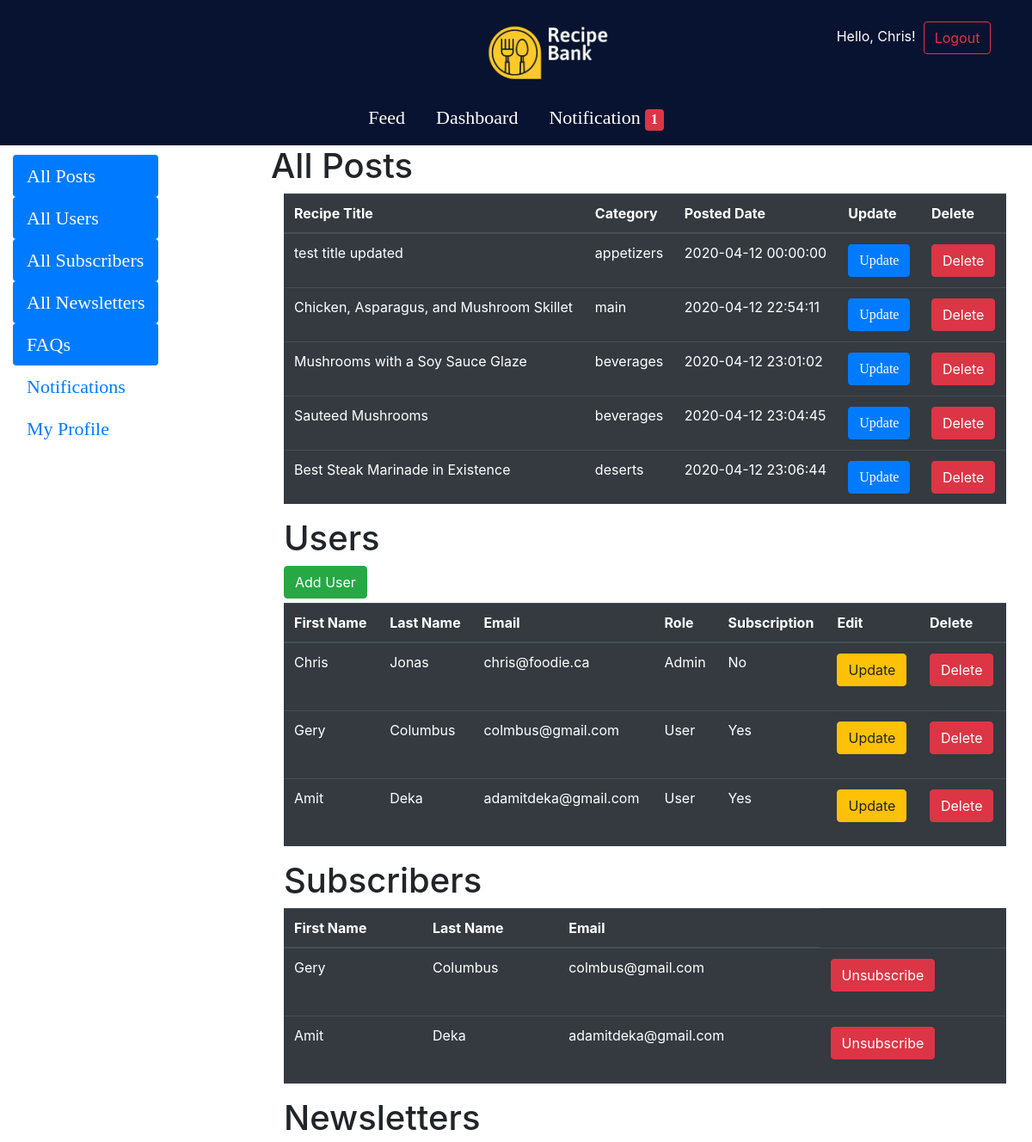
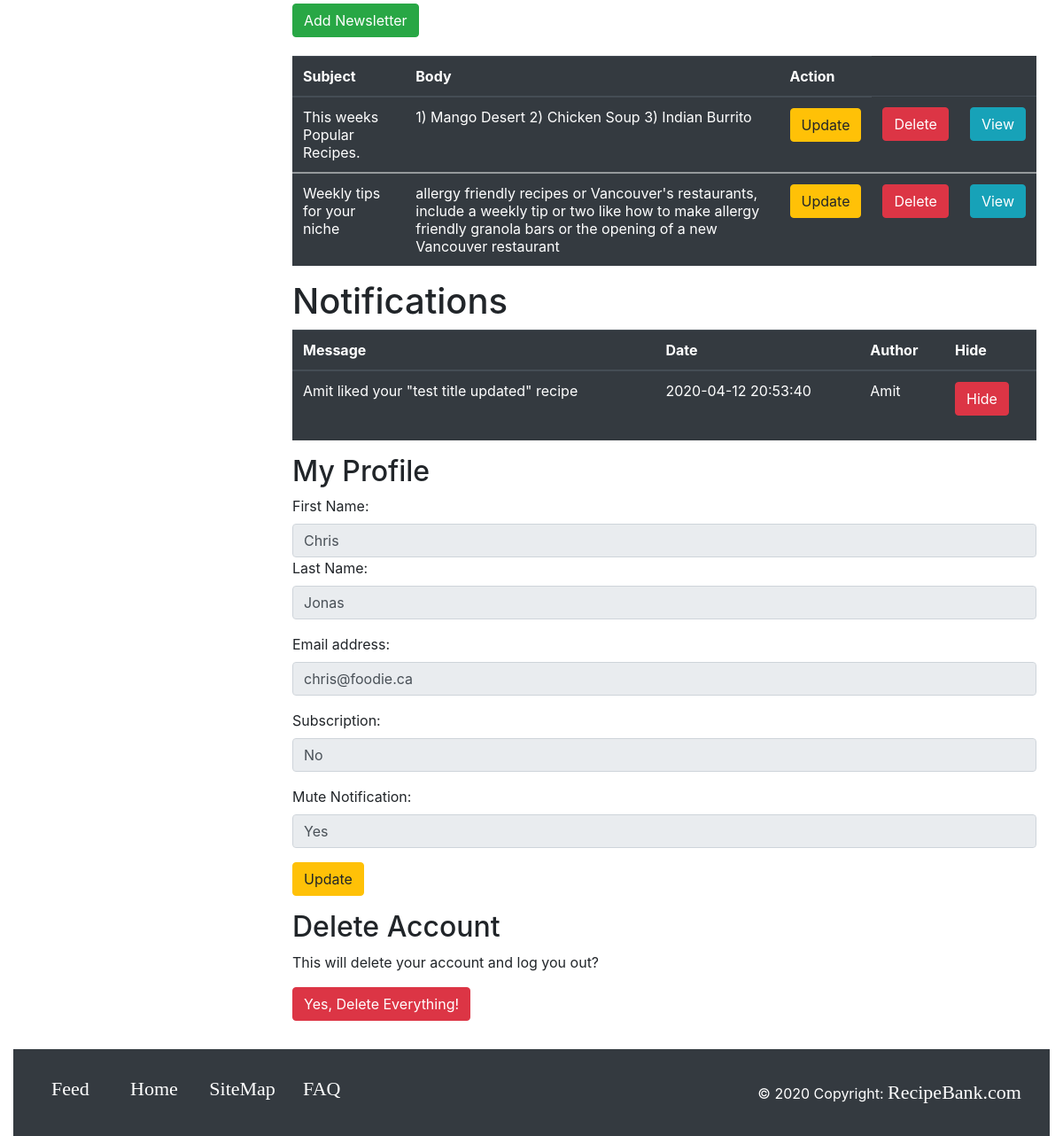
The app's page /adminpanel.php (signed in) with its own data (2 pictures, top to bottom).
### tables this page shows
CREATE TABLE `users` (
  `id` int(10) NOT NULL,
  `first_name` varchar(20) NOT NULL,
  `last_name` varchar(20) NOT NULL,
  `email` varchar(50) NOT NULL,
  `password` varchar(15) NOT NULL,
  `user_role` tinyint(1) NOT NULL,
  `is_subscribed` tinyint(1) NOT NULL,
  `mute_notification` tinyint(1) NOT NULL
);

CREATE TABLE `recipes` (
  `id` int(10) NOT NULL,
  `title` varchar(255) NOT NULL,
  `ingredients` mediumtext NOT NULL,
  `preparation` mediumtext NOT NULL,
  `category` varchar(255) NOT NULL,
  `recipe_img` varchar(255) DEFAULT NULL,
  `user_id` int(10) NOT NULL,
  `posted_date` datetime NOT NULL
);

CREATE TABLE `newsletters` (
  `id` int(10) NOT NULL,
  `subject` tinytext NOT NULL,
  `body` mediumtext NOT NULL
);

CREATE TABLE `notifications` (
  `id` int(10) NOT NULL,
  `status` varchar(255) NOT NULL,
  `recipe_id` int(10) NOT NULL,
  `sender_user_id` int(10) NOT NULL,
  `type` tinyint(1) NOT NULL,
  `comment_desc` text DEFAULT NULL,
  `notification_date` datetime NOT NULL
);

### adminpanel.php (the view, shortened to what the rows shown need)
<?php
require_once 'websiteCRUD.php';
require_once "database/database.php";
require_once "subscriber.php";
require_once "Newsletter.php";
 require_once 'feedCRUD.php';
$user = false;
$dbcon = Database::getDb();
if(isset($_SESSION['email']) && isset($_SESSION['password'])){
  $websiteCRUD = new websiteCRUD();
  $user = $websiteCRUD->checkUser($_SESSION['email'], $_SESSION['password']);
	$s = new Subscriber();
	$subscribers = $s->listSubscriber($dbcon);
	$n = new Newsletter();
	$newsletters = $n->listNewsletters($dbcon);
}
    if ($user){
        $feedObj = new FeedCrud();
        $userEmail = $_SESSION['email'];
        $loggedUser = $feedObj->custom("SELECT * FROM users where email= '$userEmail'");
        $userId = $loggedUser[0]['id'];
        $recipes = $feedObj->custom("Select * from recipes where user_id = $userId");
    }
?>
<html lang="en">
<head>
   <link rel="stylesheet" type="text/css" href="css/style.css">
  <link rel="stylesheet" href="https://maxcdn.bootstrapcdn.com/bootstrap/4.4.1/css/bootstrap.min.css">
  <link rel="stylesheet" href="css/adminpanel.css">
</head>
<body data-spy="scroll" data-target="#myScrollspy" data-offset="20">
	<header>
	  <?php include 'header.php'?>
	</header>
	<?php
		if ($user){
	?>
    <div class="container-fluid">
    <div class="row">
        <nav class="col-sm-3 col-4" id="myScrollspy">
        <ul class="nav nav-pills flex-column" id="scrollspy_menu">
            <?php
            if ($user->user_role == 1){
            ?>
            <li class="nav-item">
                <a class="nav-link active" href="#section1">All Posts</a>
            </li>
            <li class="nav-item">
                <a class="nav-link active" href="#section12">All Users</a>
            </li>
			<li class="nav-item">
                <a class="nav-link active" href="#section5">All Subscribers</a>
            </li>
			<li class="nav-item">
                <a class="nav-link active" href="#section6">All Newsletters</a>
            <li class="nav-item">
                <a class="nav-link active" href="listFaq.php">FAQs</a>
            </li>
            <?php
            } else {
            ?>
            <li class="nav-item">
                <a class="nav-link active" href="#section1">My Posts</a>
            </li>
            <?php
            }
            ?>
            <li class="nav-item">
                <a class="nav-link" href="#section2">Notifications</a>
            </li>
            <li class="nav-item">
            <a class="nav-link" href="#section3">My Profile</a>
            </li>
        </ul>
        </nav>
        <div class="col-sm-9 col-8">
        <div id="section1">
            <?php
            if ($user->user_role == 0){
            ?>
                <h1>My Recipes</h1>
            <?php
            } else {
            ?>
                <h1>All Posts</h1>
            <?php
            }
            ?>
             <div class="container">
                <table class="table table-dark table-hover">
                    <thead>
                        <tr>
							<th>Recipe Title</th>
							<th>Category</th>
							<th>Posted Date</th>
							<th>Update</th>
							<th>Delete</th>
                        </tr>
                    </thead>
                    <tbody>
                        <?php
                            foreach($recipes as $r){
                                echo("
                                    <tr>
                                        <td>".$r['title']."</td>
                                        <td>".$r['category']."</td>
                                        <td>".$r['posted_date']."</td>
                                        <td><a href='updateRecipe.php?id=".$r['id']."'><button type='button' class='btn btn-primary'>Update</button></a></td>
                                        <td><button type='button' class='btn btn-danger' data-toggle='modal' data-target='#delete".$r['id']."'>Delete</button>
                                        </td>
                                    </tr>
                                    <div class='modal fade' id='delete".$r['id']."' tabindex='-1' role='dialog' aria-labelledby='deleterecipe-Title' aria-hidden='true'>
                                        <div class='modal-dialog modal-dialog-centered' role='document'>
                                        <div class='modal-content'>
                                            <div class='modal-header'>
                                            <h5 class='modal-title' id='deleterecipeTitle'>Delete recipe</h5>
                                            <button type='button' class='close' data-dismiss='modal' aria-label='Close'>
                                                <span aria-hidden='true'>&times;</span>
                                            </button>
                                            </div>
                                            <div class='modal-body'>
                                            <p class='lead'>Are you sure you want to delete this recipe?</p>
                                            </div>
                                            <div class='modal-footer'>
                                            <button type='button' class='btn btn-secondary' data-dismiss='modal'>Close</button>
                                            <button type='button' class='btn btn-danger' onclick='deleterecipe(".$r['id'].")'>Delete</button>
                                            </div>
                                        </div>
                                        </div>
                                    </div>
                                ");
                            }
                        ?>
                    </tbody>
                </table>
            </div>
		</div>
        <?php
            if ($user->user_role == 1){
        ?>
            <div id="section12">
                <div class="container table-responsive">
                    <table class="table table-dark table-hover">
                    <h1>Users</h1>
                    <form action="signup.php" method="post">
                        <input type="submit" class="btn btn-success" id="adminUserCreate" name="adminUserCreate" value="Add User"/>
                    </form>
                    <thead>
                        <tr>
                            <th>First Name</th>
                            <th>Last Name</th>
                            <th>Email</th>
                            <th>Role</th>
                            <th>Subscription</th>
                            <th>Edit</th>
                            <th>Delete</th>
                        </tr>
                    </thead>
                    <tbody>
                        <?php
                            foreach ($websiteCRUD->listUser() as $users)
                            {
                        ?>
                            <tr>
                                <td><?=$users['first_name']?></td>
                                <td><?=$users['last_name']?></td>
                                <td><?=$users['email']?></td>
                                <td>
                                <?php
                                     if(($users['user_role']) == 1)
                                     { echo "Admin"; }
                                     else { echo "User"; }
                            ?>
                                 </td>
                                <td><?php if(($users['is_subscribed']) == 0){echo 'No';} else { echo 'Yes';}?></td>
                                <td>
                                    <form action="updateUser.php" method="post">
                                        <input type="submit" class="btn btn-warning" name="updateUser" value="Update"/>
                                    </form>
                                </td>
                                <td>
                                    <form action="deleteUser.php" method="post">
                                        <input type="submit" class="btn btn-danger" name="deleteUser" value="Delete"/>
                                    </form>
                                </td>
                            </tr>
                        <?php
                            }
                        ?>
                    </tbody>
                    </table>
                </div>
            </div>
        <?php
            } if($user->user_role == 1){
        ?>
		<div id="section5">
			<div class="container table-responsive">
				<table class="table table-dark table-hover">
					<h1>Subscribers</h1>
					<thead>
						<tr>
							<th>First Name</th>
							<th>Last Name</th>
							<th>Email</th>
						</tr>
					</thead>
					<tbody>
						<?php
							foreach($subscribers as $subscriber){ ?>
							<tr>
								<td><?= $subscriber['first_name']?></td>
								<td><?= $subscriber['last_name']?></td>
								<td><?= $subscriber['email']?></td>
								<td>
									<form method="post">
										<button type="submit" class="btn btn-danger" name="deleteSubscriber" id="deleteButton">Unsubscribe</i></button>
									</form>
								</td>
							</tr>
						<?php } ?>
					</tbody>
				</table>
			</div>
		</div>
		<div id="section6">
			<div class="container table-responsive">
				<form action="addNewsletter.php" method="post">
				<h1>Newsletters</h1>
					<input type="submit" class="btn btn-success" name="addNewsletter" style="margin-bottom:5px;" value="Add Newsletter"/>
				</form>
				<table class="table table-dark table-hover">
					<thead>
						<tr>
							<th>Subject</th>
							<th>Body</th>
							<th>Action</th>
						</tr>
					</thead>
					<tbody>
						<?php
							foreach($newsletters as $newsletter){ ?>
						<tr>
							<td><?= $newsletter['subject'];?></td>
							<td><?= $newsletter['body'];?></td>
							<td>
								<form action="updateNewsletter.php" method="post">
									<input type="submit" class="btn btn-warning" name="updateNewsletter" value="Update"/>
								</form>
							</td>
							<td>
								<form action="confirmDeleteLetter.php" method="post">
									<input type="submit" class="btn btn-danger" name="deleteNewsletter" value="Delete"/>
								</form>
							</td>
							<td>
								<form action="sendNewsletters.php" method="post">
									<input type="submit" class="btn btn-info" name="viewNewsletter" value="View"/>
								</form>
							</td>
						</tr>
					</tbody>
					<?php } ?>
				</table>
			</div>
		</div>
		<?php } ?>
        <div id="section2">
            <div class="container table-responsive">
                <table class="table table-dark table-hover">
				<h1>Notifications</h1>
                <thead>
                    <tr>
                    <th>Message</th>
                    <th>Date</th>
                    <th>Author</th>
                    <th>Hide</th>
                    </tr>
                </thead>
                <tbody>
                <?php
                    foreach ($websiteCRUD->getAllNotifications() as $like)
                    {
                ?>
                    <tr>
                        <?php
                            if ($like['comment']) {
                        ?>
                            <td><?=$like['first_name']?> commented "<?=$like['comment']?>" your "<?=$like['title']?>" recipe</td>
                        <?php
                            } else {
                        ?>
                            <td><?=$like['first_name']?> liked your "<?=$like['title']?>" recipe</td>
                        <?php
                            }
                        ?>
                        <td><?=$like['notification_date']?></td>
                        <td><?=$like['first_name']?></td>
                        <td>
                            <form action="notifications.php" method="post" style="display:inline-block;">
                                <input type="submit" class="btn btn-danger" name="removeNotification" value="Hide"/>
                            </form>
                        </td>
                    </tr>
                <?php
                    }
                ?>
                </tbody>
                </table>
            </div>
        </div>
            <div id="section3">
                <div class="container">
                    <h2>My Profile</h2>
                        <div class="form-group">
                            <label for="fname">First Name:</label>
                            <input type="fname" class="form-control" disabled value="<?=$user->first_name?>" id="fname">
                            <label for="lname">Last Name:</label>
                            <input type="lname" class="form-control" disabled id="lname" value="<?=$user->last_name?>">
                        </div>
                        <div class="form-group">
                            <label for="email">Email address:</label>
                            <input type="email" class="form-control" id="email" disabled value="<?=$user->email?>">
                        </div>
                        <div class="form-group">
                            <label for="subscription">Subscription:</label>
                            <input type="text" class="form-control" disabled
                                value="<?php if($user->is_subscribed == 1) { echo "Yes";} else { echo "No";}?>" id="subscription">
                        </div>
                        <div class="form-group">
                            <label for="notification">Mute Notification:</label>
                            <input type="text" class="form-control" disabled
                                value="<?php if($user->mute_notification == 1) { echo "Yes";} else { echo "No";}?>" id="notification">
                        </div>
                        <form action="updateUser.php" method="post">
                            <input type="submit" class="btn btn-warning" name="updateUser" value="Update"/>
                        </form>
                </div>
            </div>
        <div class="container">
            <div id="section4">
                <h2>Delete Account</h2>
                <p>This will delete your account and log you out?</p>
                <form action="deleteUser.php" method="post">
                    <button type="button" type="submit" name="deleteUser" class="btn btn-danger mb-3">Yes, Delete Everything!</button>
                </form>
            </div>
        </div>
    </div>
    </div>
<?php
    } else {
?>
        <div class="alert alert-danger mt-3">
            <strong>Error!</strong> You need to log in first, in order to view your Panel!
        </div>
<?php
    }
?>
</body>
</html>

### header.php (shortened to what the rows shown need)
<?php
require_once 'websiteCRUD.php';
$user = false;
if(isset($_SESSION['email']) && isset($_SESSION['password'])){
  $websiteCRUD = new websiteCRUD();
  $user = $websiteCRUD->checkUser($_SESSION['email'], $_SESSION['password']);
}
?>
<div class="row">
	<?php
		if (!$user) {
	?>
		<div class="col-sm-1 sinlog">
			<a class="btn btn-md btn-outline-success my-2 my-sm-0" href="login.php">Login</a>
		</div>
		<div class="col-sm-0 sinlog">
			<a class="btn btn-md btn-outline-success my-2 my-sm-0" href="signup.php">SignUp</a>
		</div>
	<?php
		} else {
	?>
		<div class="col-sm-0 sinlog">
			<form method="post" action="header.php">
				<span class="text-white"> Hello, <?=$user->first_name?>!&nbsp;</span>
				<input class="btn btn-outline-danger" type="submit" name="signOut" value="Logout">
			</form>
		</div>
	<?php
		}
	?>
</div>

### records on screen
users: first_name "Chris", last_name "Jonas", email "chris@foodie.ca", user_role "Admin", shows "No", is_subscribed "No", mute_notification "Yes"
recipes: title "test title updated", category "appetizers", posted_date "2020-04-12 00:00:00"
recipes: title "Chicken, Asparagus, and Mushroom Skillet", category "main", posted_date "2020-04-12 22:54:11"
recipes: title "Mushrooms with a Soy Sauce Glaze", category "beverages", posted_date "2020-04-12 23:01:02"
recipes: title "Sauteed Mushrooms", category "beverages", posted_date "2020-04-12 23:04:45"
recipes: title "Best Steak Marinade in Existence", category "deserts", posted_date "2020-04-12 23:06:44"
users: first_name "Gery", last_name "Columbus", email "colmbus@gmail.com", user_role "User", is_subscribed "Yes"
users: first_name "Amit", last_name "Deka", email "adamitdeka@gmail.com", user_role "User", is_subscribed "Yes"
newsletters: subject "This weeks Popular Recipes.", body "1) Mango Desert 2) Chicken Soup 3) Indian Burrito"
newsletters: subject "Weekly tips for your niche", body "allergy friendly recipes or Vancouver's restaurants, include a weekly tip or two like how to make allergy friendly granola bars or the opening of a new Vancouver restaurant"
notifications: users.first_name "Amit", recipe.title "test title updated", notification_date "2020-04-12 20:53:40"

### other values on screen
$websiteCRUD->getTotalNotifications($user) "1"
